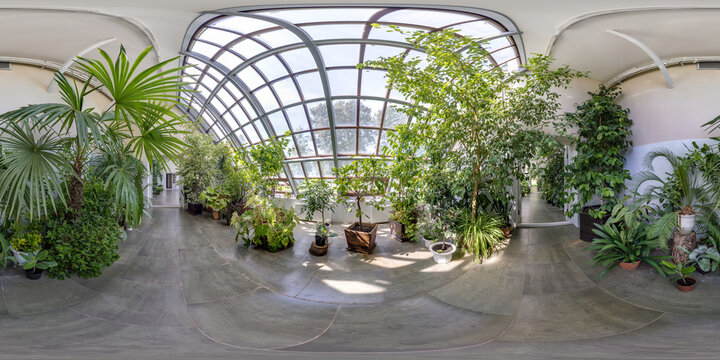
#> input picture Images_for_tests/sample-ERP.jpg, 720 x 360 px, found by its file name
$ python deSimone.py
#> lines starting #> are read from the running program, lines starting #| are printed output that depends on the picture
### spherical_processing/tools.py
from math import *
from numpy import *
import pprint

class Tools(object):

  # [47 lines left out: functions selectCoefficients, __chunks, not called in this run]

  @staticmethod
  def umount(data, newdimension):
    if len(newdimension) == 1:
      return(list(Tools.__chunks(data, newdimension[0])))
    elif len(newdimension) == 2:
      nrows, ncols = newdimension
      h, w = data.shape
      return (data.reshape(h//nrows, nrows, -1, ncols)
		.swapaxes(1,2)
		.reshape(-1, nrows, ncols))

  # [14 lines left out: function remount, not called in this run]


### spherical_processing/deSimone.py
import os
import pandas as pd
from numpy import *
from time import time
from skimage.io import imread
from skimage.metrics import peak_signal_noise_ratio, structural_similarity
from scipy import signal
from matplotlib import pyplot as plot
from pdb import set_trace as pause
from matrixes import *
from tools import *

"""
Principal implementação onde será embedado as ideias de compressão de imagens
visando a minimização do custo para imagens omnidirecionais
"""

# DEFINIÇÃO DE FUNÇÕES

# [15 lines left out: function calculate_matrix_of_transformation, not called in this run]
""" Calcula a matriz de transformação com base no tamanho do bloco """

# Aplicação do fator de quantização com base no QF (Quality-factor) e na matriz usada
# [8 lines left out: function quantize, not called in this run]
""" Calcula a matriz de quantização dado um fator de quantização """

def bpp(quantized_image:ndarray):
	return count_nonzero(logical_not(isclose(quantized_image, 0))) * 8 / (quantized_image.shape[0]*quantized_image.shape[1])
""" Calcula a quantos bits são necessário por pixel"""

# [4 lines left out: function compute_scale_matrix, not called in this run]
""" Matrix diagonal e elementos da matriz diagonal vetorizados """

def np2_round(quantization_matrix:matrix) -> matrix:
	return power(2, around(log2(quantization_matrix)))
""" Função que calcula as potencias de dois mais próximas de uma dada matriz - Oliveira """

def np2_ceil(quantization_matrix:matrix) -> matrix:
	return power(2, ceil(log2(quantization_matrix)))
"""Função de transformação de uma matriz em uma matriz de potências de dois - Brahimi """

# [37 lines left out: functions map_k_and_el, build_LUT, not called in this run]

def printLUT(k_lut:ndarray, min_lut:ndarray, max_lut:ndarray):
        for idx in range(len(k_lut)):
            print(k_lut[idx], "%.4f" % min_lut[idx], "%.4f" % max_lut[idx])

# [199 lines left out: functions QtildeAtEl, encodeQuantiseNDecode, encodeQuantiseNDecodeBrahimi, encodeQuantiseNDecodeBrahimiB, prepareQPhi, WSSSIM and 5 more, not called in this run]

'''main'''
path_images = "../Images_for_tests/Spherical/"
file = "sample-ERP.jpg"
full_path = os.path.join(path_images, file)
image = imread(full_path, as_gray=True).astype(float)
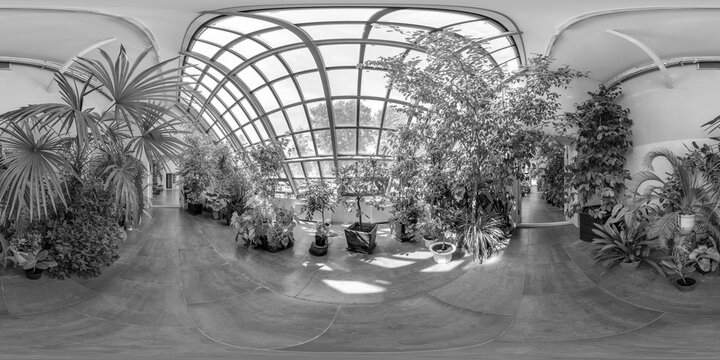
#> image: shape (360, 720) float64; min 0, max 1, mean 0.518
if image.max() <= 1:
	image = around(255*image)
h, w = image.shape
#> h = 360; w = 720
A = Tools.umount(image, (8, 8))# - 128
pause()

datas = {}
datas.update({'option1':{'Title': '[Ĉ, Q]', 'QPhi': False, 'AproximateTransformation': True, 'BrahimeQuantization': False , 'NP2': False, 'PSNR': [], 'SSIM': [], 'BPP': [], 'color': 'r', 'lineStyle': 'solid'}})
datas.update({'option2':{'Title': '[T, Qf, Qb]' ,'QPhi': False, 'AproximateTransformation': False, 'BrahimeQuantization': True, 'NP2': False, 'PSNR': [], 'SSIM': [], 'BPP': [], 'color': 'b', 'lineStyle': 'dashed'}})
datas.update({'option3':{'Title': '[Ĉ, QPhi]' ,'QPhi': True, 'AproximateTransformation': True, 'BrahimeQuantization': False, 'NP2': False, 'PSNR': [], 'SSIM': [], 'BPP': [], 'color': 'r', 'lineStyle': 'solid'}})
datas.update({'option4':{'Title': '[T, QPhif, QPhib]' ,'QPhi': True, 'AproximateTransformation': False, 'BrahimeQuantization': True, 'NP2': False, 'PSNR': [], 'SSIM': [], 'BPP': [], 'color': 'blue', 'lineStyle': 'dashed'}})

datas.update({'option5':{'Title': '[Ĉ, Q]', 'QPhi': False, 'AproximateTransformation': True, 'BrahimeQuantization': False, 'NP2': False, 'PSNR': [], 'SSIM': [], 'BPP': [], 'color': 'r', 'lineStyle': 'solid'}})
datas.update({'option6':{'Title': '[T, NP2O(Qf), NP2O(Qb)]', 'QPhi': False, 'AproximateTransformation': False, 'BrahimeQuantization': True, 'NP2': True, 'PSNR': [], 'SSIM': [], 'BPP': [], 'color': 'b', 'lineStyle': 'dashed'}})
datas.update({'option7':{'Title': '[Ĉ, QPhi]', 'QPhi': True, 'AproximateTransformation': True, 'BrahimeQuantization': False, 'NP2': False, 'PSNR': [], 'SSIM': [], 'BPP': [], 'color': 'r', 'lineStyle': 'solid'}})
datas.update({'option8':{'Title': '[T, NP2O(QPhif), NP2O(QPhib)]', 'QPhi': True, 'AproximateTransformation': False, 'BrahimeQuantization': True, 'NP2': True, 'PSNR': [], 'SSIM': [], 'BPP': [], 'color': 'b', 'lineStyle': 'dashed'}})
datas.update({'option9':{'Title': '[T, NP2B(QBf), NP2B(QBb)]', 'QPhi': False, 'AproximateTransformation': False, 'BrahimeQuantization': True, 'NP2': True, 'PSNR': [], 'SSIM': [], 'BPP': [], 'color': 'g', 'lineStyle': 'dashed'}})
datas.update({'option10':{'Title': '[T, NP2B(QBPhif), NP2B(QBPhib)]', 'QPhi': True, 'AproximateTransformation': False, 'BrahimeQuantization': True, 'NP2': True, 'PSNR': [], 'SSIM': [], 'BPP': [], 'color': 'g', 'lineStyle': 'dashed'}})

datas.update({'option11':{'Title': '[Low-complex1]', 'QPhi': False, 'AproximateTransformation': False, 'BrahimeQuantization': True, 'NP2': True, 'PSNR': [], 'SSIM': [], 'BPP': [], 'color': 'black', 'lineStyle': 'dashed'}})
datas.update({'option12':{'Title': '[Low-complex2]', 'QPhi': True, 'AproximateTransformation': False, 'BrahimeQuantization': True, 'NP2': True, 'PSNR': [], 'SSIM': [], 'BPP': [], 'color': 'black', 'lineStyle': 'dashed'}})
# for data in datas:
	# print(f"{data} - \tQPhi:{datas[data]['QPhi']} \tAproximateTransformation:{datas[data]['AproximateTransformation']} \tBrahimeQuantization:{datas[data]['BrahimeQuantization']} \tNP2:{datas[data]['NP2']}")

flag = 0

quality_factors = list(range(5,96,5))
for QF in quality_factors:
#> (the run stopped early here; a loop or call above may not have finished)
